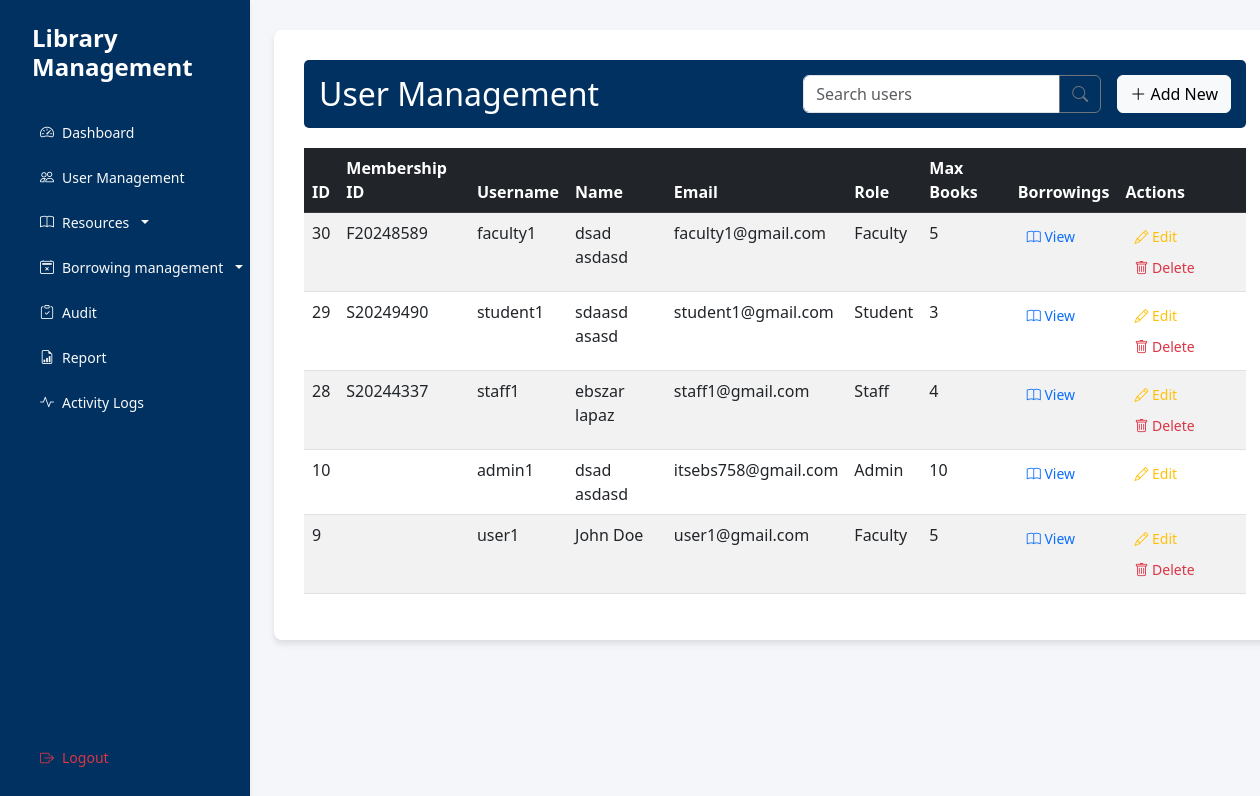
The app's page /interface/users.php (signed in) with its own data.
### tables this page shows
CREATE TABLE `users` (
  `user_id` int(11) NOT NULL,
  `membership_id` varchar(20) DEFAULT NULL,
  `username` varchar(50) NOT NULL,
  `password` varchar(255) NOT NULL,
  `first_name` varchar(50) NOT NULL,
  `last_name` varchar(50) NOT NULL,
  `email` varchar(100) NOT NULL,
  `role` enum('admin','student','faculty','staff') NOT NULL,
  `max_books` int(11) NOT NULL,
  `created_at` timestamp NOT NULL DEFAULT current_timestamp(),
  `updated_at` timestamp NOT NULL DEFAULT current_timestamp() ON UPDATE current_timestamp()
);

### controller/UserController.php (called while the page is built, shortened)
<?php
require_once '../config/Database.php';
class UserController {
    private $conn;
    public function __construct() {
        $database = new Database();
        $this->conn = $database->getConnection();
    }
    public function getUsers() {
        try {
            $query = "SELECT user_id, membership_id, username, first_name, last_name, email, role, max_books
                     FROM users ORDER BY user_id DESC";
            $stmt = $this->conn->prepare($query);
            $stmt->execute();
            return $stmt->fetchAll(PDO::FETCH_ASSOC);
        } catch(PDOException $e) {
            error_log("Get users error: " . $e->getMessage());
            return [];
        }
    }
}

### config/Database.php (called while the page is built, shortened)
<?php
class Database {
    private $host = "localhost";
    private $port = "3307";
    private $db_name = "library_management";
    private $username = "root";
    private $password = "";
    public function getConnection() {
        $this->conn = null;
        try {
            $this->conn = new PDO(
                "mysql:host=" . $this->host . ";port=" . $this->port . ";dbname=" . $this->db_name,
                $this->username,
                $this->password
            );
            $this->conn->setAttribute(PDO::ATTR_ERRMODE, PDO::ERRMODE_EXCEPTION);
        } catch(PDOException $e) {
            echo "Connection Error: " . $e->getMessage();
        }
        return $this->conn;
    }
}

### interface/users.php (the view, shortened to what this page needs)
<?php
require_once '../controller/UserController.php';
$userController = new UserController();
$users = $userController->getUsers();
$searchQuery = filter_input(INPUT_GET, 'search', FILTER_SANITIZE_STRING);
?>
<!DOCTYPE html>
<html lang="en">
<head>
    <link href="https://cdnjs.cloudflare.com/ajax/libs/bootstrap/5.3.0/css/bootstrap.min.css" rel="stylesheet">
    <link href="https://cdnjs.cloudflare.com/ajax/libs/bootstrap-icons/1.7.2/font/bootstrap-icons.min.css" rel="stylesheet">
    <link href="assets/css/style.css" rel="stylesheet">
</head>
<body>
    <div class="d-flex">
        <?php include 'includes/sidebarModal.php'; ?>
        <main class="col-md-9 ms-sm-auto col-lg-10 px-md-4">
            <div class="borrowing-monitoring-container">
                <div class="page-header d-flex justify-content-between align-items-center">
                    <h2 class="mb-0">User Management</h2>
                    <div class="d-flex align-items-center">
                        <form class="me-3" method="GET" action="">
                            <div class="input-group">
                                <input type="text"
                                       class="form-control"
                                       placeholder="Search users"
                                       name="search"
                                       value="<?php echo htmlspecialchars($searchQuery ?? ''); ?>">
                                <button class="btn btn-outline-secondary" type="submit">
                                    <i class="bi bi-search"></i>
                                </button>
                            </div>
                        </form>
                        <?php if ($_SESSION['role'] === 'admin' || $_SESSION['role'] === 'staff'): ?>
                            <button class="btn btn-light" data-bs-toggle="modal" data-bs-target="#userModal">
                                <i class="bi bi-plus-lg"></i> Add New
                            </button>
                        <?php endif; ?>
                    </div>
                </div>
                <div class="table-responsive">
                    <table class="table table-striped table-hover">
                        <thead class="table-dark">
                            <tr>
                                <th>ID</th>
                                <th>Membership ID</th>
                                <th>Username</th>
                                <th>Name</th>
                                <th>Email</th>
                                <th>Role</th>
                                <th>Max Books</th>
                                <th>Borrowings</th>
                                <th>Actions</th>
                            </tr>
                        </thead>
                        <tbody>
                            <?php foreach ($users as $user):
                            ?>
                            <tr>
                                <td><?php echo htmlspecialchars($user['user_id']); ?></td>
                                <td><?php echo htmlspecialchars($user['membership_id']); ?></td>
                                <td><?php echo htmlspecialchars($user['username']); ?></td>
                                <td><?php echo htmlspecialchars($user['first_name'] . ' ' . $user['last_name']); ?></td>
                                <td><?php echo htmlspecialchars($user['email']); ?></td>
                                <td><?php echo ucfirst(htmlspecialchars($user['role'])); ?></td>
                                <td><?php echo htmlspecialchars($user['max_books']); ?></td>
                                <td>
                                    <?php
                                    $borrowingController = new BorrowingController();
                                    $userBorrowings = $borrowingController->getUserBorrowingHistory($user['user_id']);
                                    $activeBorrowings = array_filter($userBorrowings, function($borrowing) {
                                        return $borrowing['status'] === 'active';
                                    });
                                    ?>
                                    <button class="btn btn-sm text-primary"
                                            data-bs-toggle="modal"
                                            data-bs-target="#borrowingsModal<?php echo $user['user_id']; ?>">
                                        <i class="bi bi-book"></i>
                                        View <?php echo !empty($activeBorrowings) ? '(' . count($activeBorrowings) . ')' : ''; ?>
                                    </button>
                                </td>
                                <td>
                                    <?php if ($_SESSION['role'] === 'admin'): ?>
                                        <button class="btn btn-sm edit-user text-warning"
                                                data-bs-toggle="modal"
                                                data-bs-target="#userModal"
                                                data-user='<?php echo htmlspecialchars(json_encode($user)); ?>'>
                                            <i class="bi bi-pencil"></i> Edit
                                        </button>
                                        <?php if ($user['user_id'] != $_SESSION['user_id'] && ($user['role'] !== 'admin' || count($users) > 1)): ?>
                                            <form method="POST" class="d-inline delete-user-form">
                                                <button type="submit" class="btn btn-sm text-danger" onclick="return confirm('Are you sure you want to delete this user?');">
                                                    <i class="bi bi-trash"></i> Delete
                                                </button>
                                            </form>
                                        <?php endif; ?>
                                    <?php endif; ?>
                                </td>
                            </tr>
                            <?php endforeach; ?>
                        </tbody>
                    </table>
                </div>
            </div>
        </main>
    </div>
</body>
</html>

### interface/assets/css/style.css (style rules this page uses)
body { background-color: #f4f6f9; }
.page-header { background-color: #003161; color: white; padding: 15px; border-radius: 5px; margin-bottom: 20px; }
.borrowing-monitoring-container { background-color: white; border-radius: 8px; box-shadow: 0 4px 6px rgba(0,0,0,0.1); padding: 30px; margin-top: 30px; }

### interface/users.php (style rules this page uses)
.borrowing-monitoring-container { background-color: white; border-radius: 8px; box-shadow: 0 4px 6px rgba(0,0,0,0.1); padding: 30px; margin-top: 30px; }
.page-header { background-color: #003161; color: white; padding: 15px; border-radius: 5px; margin-bottom: 20px; }

### records on screen
users: user_id "30", membership "F20248589", username "faculty1", first_name+last_name "dsad asdasd", email "faculty1@gmail.com", role "Faculty", max_books "5"
users: user_id "29", membership "S20249490", username "student1", first_name+last_name "sdaasd asasd", email "student1@gmail.com", role "Student", max_books "3"
users: user_id "28", membership "S20244337", username "staff1", first_name+last_name "ebszar lapaz", email "staff1@gmail.com", role "Staff", max_books "4"
users: user_id "10", username "admin1", first_name+last_name "dsad asdasd", email "itsebs758@gmail.com", role "Admin", max_books "10"
users: user_id "9", username "user1", first_name+last_name "John Doe", email "user1@gmail.com", role "Faculty", max_books "5"
